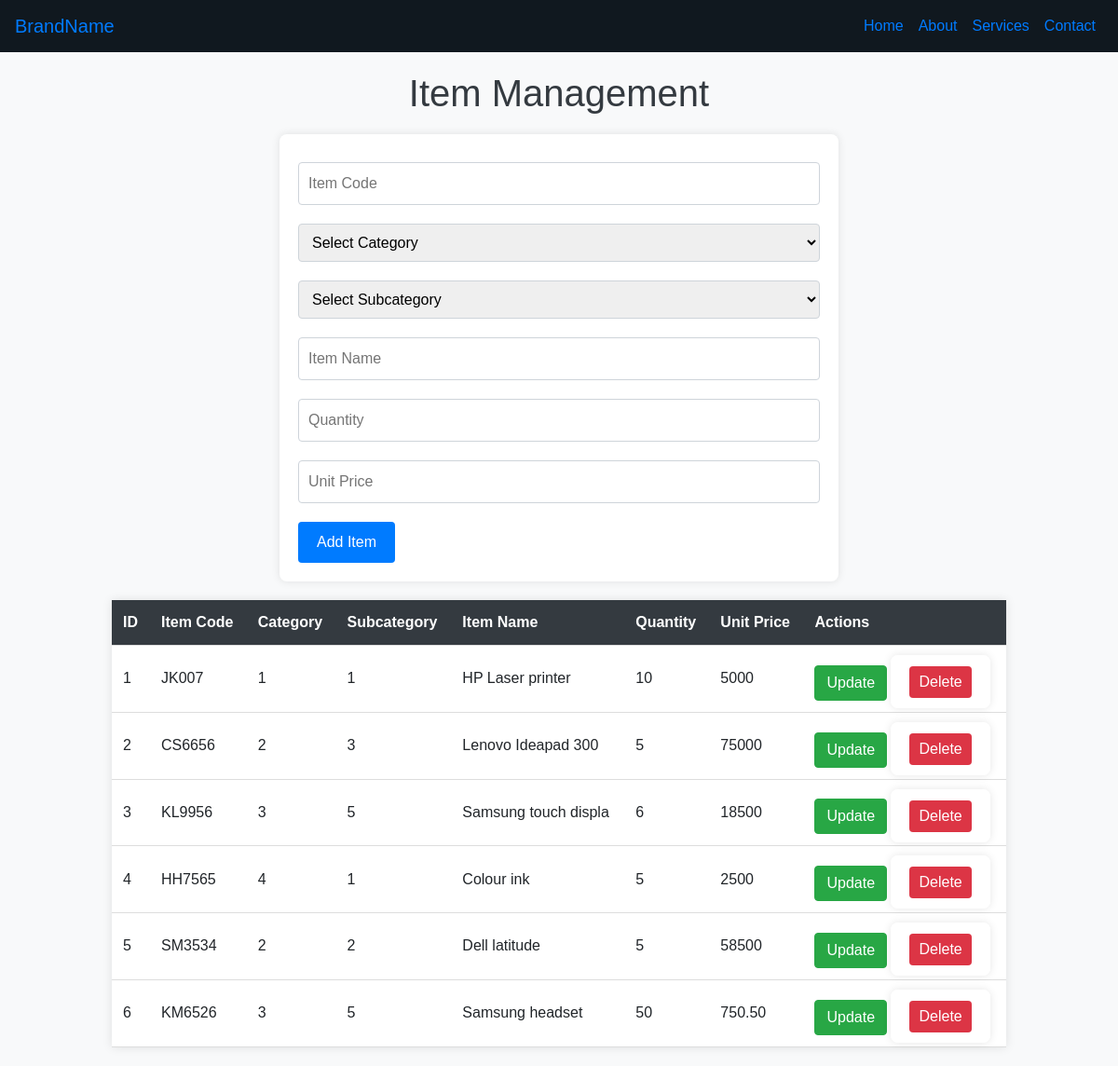
/item.php, run on the app's committed database.
### tables this page shows
CREATE TABLE `item` (
  `id` int NOT NULL AUTO_INCREMENT,
  `item_code` varchar(20) NOT NULL,
  `item_category` varchar(20) NOT NULL,
  `item_subcategory` varchar(20) NOT NULL,
  `item_name` varchar(20) NOT NULL,
  `quantity` varchar(20) NOT NULL,
  `unit_price` varchar(20) NOT NULL,
  PRIMARY KEY (`id`)
);

### item.php (the view, shortened to what this page needs)
<?php
include 'db_connection.php';
include 'header.php';
$sql = "SELECT * FROM item";
$result = $conn->query($sql);
?>
<!DOCTYPE html>
<html lang="en">
<head>
    <link rel="stylesheet" href="styles.css">
</head>
<body>
    <h1>Item Management</h1>
    <form method="post" action="">
        <input type="text" name="item_code" id="item_code" placeholder="Item Code" required>
        <select name="item_category" id="item_category" required>
            <option value="">Select Category</option>
        </select>
        <select name="item_subcategory" id="item_subcategory" required>
            <option value="">Select Subcategory</option>
        </select>
        <input type="text" name="item_name" id="item_name" placeholder="Item Name" required>
        <input type="number" name="quantity" id="quantity" placeholder="Quantity" required>
        <input type="number" step="0.01" name="unit_price" id="unit_price" placeholder="Unit Price" required>
        <button type="submit" name="add_item" id="submit_button">Add Item</button>
    </form>
    <table>
        <tr>
            <th>ID</th>
            <th>Item Code</th>
            <th>Category</th>
            <th>Subcategory</th>
            <th>Item Name</th>
            <th>Quantity</th>
            <th>Unit Price</th>
            <th>Actions</th>
        </tr>
        <?php while($row = $result->fetch_assoc()): ?>
            <tr>
                <td><?php echo $row['id']; ?></td>
                <td><?php echo $row['item_code']; ?></td>
                <td><?php echo $row['item_category']; ?></td>
                <td><?php echo $row['item_subcategory']; ?></td>
                <td><?php echo $row['item_name']; ?></td>
                <td><?php echo $row['quantity']; ?></td>
                <td><?php echo $row['unit_price']; ?></td>
                <td>
                    <button onclick="editItem(<?php echo htmlspecialchars(json_encode($row)); ?>)" class="btn btn-success">Update</button>
                    <form method="post" action="" style="display:inline;">
                        <button type="submit" name="delete_item">Delete</button>
                    </form>
                </td>
            </tr>
        <?php endwhile; ?>
    </table>
</body>
</html>

### styles.css (style rules this page uses)
body { font-family: Arial, sans-serif; background-color: #f8f9fa; margin: 0; padding: 0; }
h1 { text-align: center; margin-top: 20px; color: #343a40; }
form { width: 50%; margin: 20px auto; padding: 20px; background-color: #ffffff; border-radius: 8px; box-shadow: 0 0 10px rgba(0, 0, 0, 0.1); }
form select, form input { width: 100%; padding: 10px; margin: 10px 0; border: 1px solid #ced4da; border-radius: 4px; }
form button { display: inline-block; padding: 10px 20px; margin-top: 10px; background-color: #007bff; border: none; border-radius: 4px; color: #ffffff; cursor: pointer; }
table { width: 80%; margin: 20px auto; border-collapse: collapse; background-color: #ffffff; box-shadow: 0 0 10px rgba(0, 0, 0, 0.1); }
table th, table td { padding: 12px; text-align: left; border-bottom: 1px solid #ddd; }
table th { background-color: #343a40; color: #ffffff; }
table form { display: inline; }
table button { padding: 5px 10px; background-color: #dc3545; border: none; border-radius: 4px; color: #ffffff; cursor: pointer; }

### data on the page
item: id "1", item_code "JK007", item_category "1", item_subcategory "1", item_name "HP Laser printer", quantity "10", unit_price "5000"
item: id "2", item_code "CS6656", item_category "2", item_subcategory "3", item_name "Lenovo Ideapad 300", quantity "5", unit_price "75000"
item: id "3", item_code "KL9956", item_category "3", item_subcategory "5", item_name "Samsung touch displa", quantity "6", unit_price "18500"
item: id "4", item_code "HH7565", item_category "4", item_subcategory "1", item_name "Colour ink", quantity "5", unit_price "2500"
item: id "5", item_code "SM3534", item_category "2", item_subcategory "2", item_name "Dell latitude", quantity "5", unit_price "58500"
item: id "6", item_code "KM6526", item_category "3", item_subcategory "5", item_name "Samsung headset", quantity "50", unit_price "750.50"
